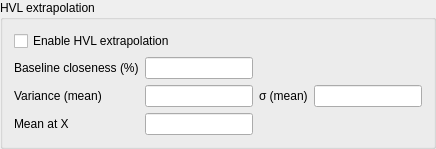
            <widget class="CollapsibleGroupBox" name="groupBox">
             <property name="title">
              <string>HVL extrapolation</string>
             </property>
             <layout class="QVBoxLayout" name="verticalLayout_14">
              <item>
               <widget class="QCheckBox" name="qcb_enableHvlExtrapolation">
                <property name="text">
                 <string>Enable HVL extrapolation</string>
                </property>
               </widget>
              </item>
              <item>
               <layout class="QGridLayout" name="gridLayout_8">
                <item row="1" column="3">
                 <widget class="FloatingValueLineEdit" name="qle_hvlExtrSigmaMean">
                  <property name="readOnly">
                   <bool>true</bool>
                  </property>
                 </widget>
                </item>
                <item row="1" column="2">
                 <widget class="QLabel" name="ql_hvlExtrSignaMean">
                  <property name="text">
                   <string>σ (mean)</string>
                  </property>
                 </widget>
                </item>
                <item row="1" column="1">
                 <widget class="FloatingValueLineEdit" name="qle_hvlExtrVarianceMean">
                  <property name="readOnly">
                   <bool>true</bool>
                  </property>
                 </widget>
                </item>
                <item row="1" column="0">
                 <widget class="QLabel" name="ql_hvlExtrVarianceMean">
                  <property name="text">
                   <string>Variance (mean)</string>
                  </property>
                 </widget>
                </item>
                <item row="2" column="0">
                 <widget class="QLabel" name="ql_hvlExtrMeanAtX">
                  <property name="text">
                   <string>Mean at X</string>
                  </property>
                 </widget>
                </item>
                <item row="2" column="1">
                 <widget class="FloatingValueLineEdit" name="qle_hvlExtrMeanAtX">
                  <property name="readOnly">
                   <bool>true</bool>
                  </property>
                 </widget>
                </item>
                <item row="0" column="0">
                 <widget class="QLabel" name="ql_baselineCloseness">
                  <property name="text">
                   <string>Baseline closeness (%)</string>
                  </property>
                 </widget>
                </item>
                <item row="0" column="1">
                 <widget class="FloatingValueLineEdit" name="qle_hvlExtrBaselineCloseness"/>
                </item>
               </layout>
              </item>
             </layout>
            </widget>
